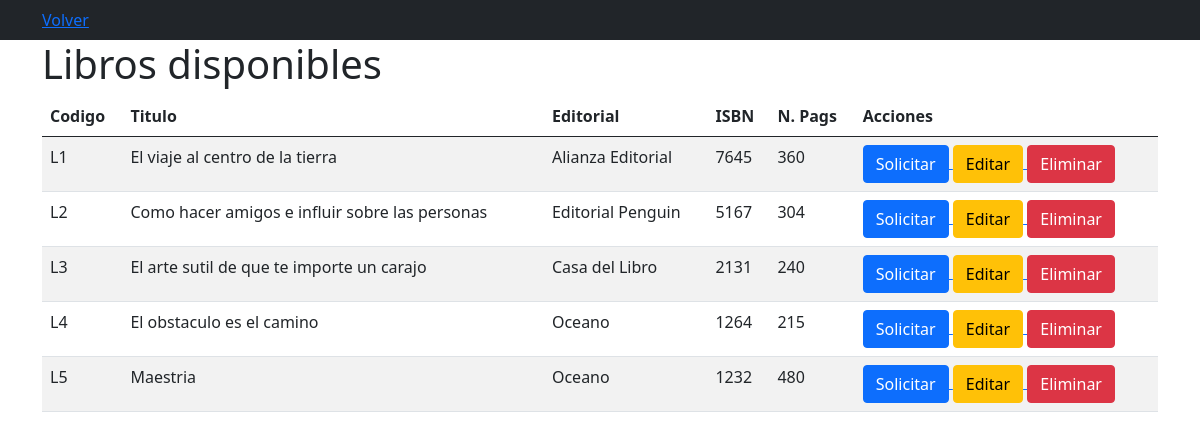
The app's page /libros.php with its own data.
### tables this page shows
CREATE TABLE `libros` (
  `codigo` varchar(45) NOT NULL,
  `titulo` varchar(80) DEFAULT NULL,
  `editorial` varchar(45) DEFAULT NULL,
  `ISBN` varchar(45) DEFAULT NULL,
  `num_pags` int DEFAULT NULL,
  PRIMARY KEY (`codigo`)
);

### libros.php (the view, shortened to what this page needs)
<!DOCTYPE html>
<html lang="es">
<head>
    <link href="https://cdn.jsdelivr.net/npm/bootstrap@5.0.2/dist/css/bootstrap.min.css" rel="stylesheet">
</head>
<body>
    <?php
    include ("PHP/db_conn.php");
    ?>
    <nav class="nav navbar bg-dark">
        <div class="container">
            <a href="index.php">Volver</a>
        </div>
    </nav>
    <div class="container">
                <h1>Libros disponibles</h1>
                <table class="table table-striped">
                    <thead>
                        <tr>
                            <th>Codigo</th>
                            <th>Titulo</th>
                            <th>Editorial</th>
                            <th>ISBN</th>
                            <th>N. Pags</th>
                            <th>Acciones</th>
                        </tr>
                    </thead>
                    <tbody>
                        <?php
                            $query = "SELECT * FROM libros";
                            $resultado = mysqli_query($conn, $query);
                            while ($row = mysqli_fetch_assoc($resultado)){ ?>
                                <tr>
                                    <td><?php echo $row['codigo']; ?></td>
                                    <td><?php echo $row['titulo']; ?></td>
                                    <td><?php echo $row['editorial']; ?></td>
                                    <td><?php echo $row['ISBN']; ?></td>
                                    <td><?php echo $row['num_pags']; ?></td>
                                    <td>
                                        <a href="">
                                        <button class="btn btn-primary">Solicitar</button>
                                        </a>
                                        <a href="">
                                        <button class="btn btn-warning">Editar</button>
                                        </a>
                                        <a href="">
                                        <button class="btn btn-danger">Eliminar</button>
                                        </a>
                                    </td>
                                </tr>
                                <?php } ?>
                    </tbody>
                </table>
    </div>
</body>
</html>

### records on screen
libros: codigo "L1", titulo "El viaje al centro de la tierra", editorial "Alianza Editorial", ISBN "7645", num_pags "360"
libros: codigo "L2", titulo "Como hacer amigos e influir sobre las personas", editorial "Editorial Penguin", ISBN "5167", num_pags "304"
libros: codigo "L3", titulo "El arte sutil de que te importe un carajo", editorial "Casa del Libro", ISBN "2131", num_pags "240"
libros: codigo "L4", titulo "El obstaculo es el camino", editorial "Oceano", ISBN "1264", num_pags "215"
libros: codigo "L5", titulo "Maestria", editorial "Oceano", ISBN "1232", num_pags "480"
